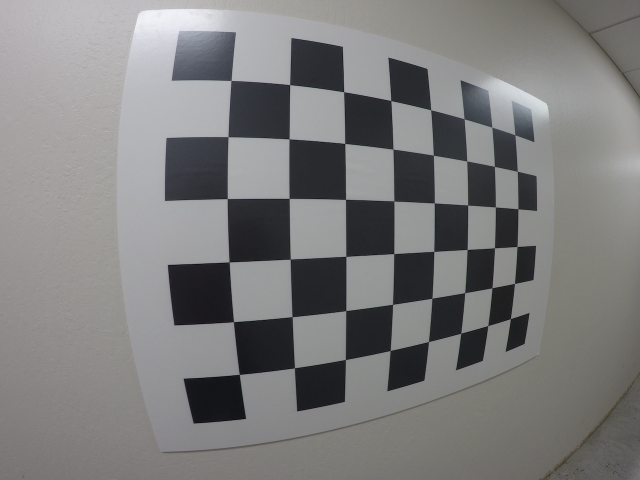
#> input picture calibration_wide/GOPR0032.jpg, 1280 x 960 px (shown at 1/2 size); its folder holds 5 pictures in this run
$ python camera_calibration.py
#> lines starting #> are read from the running program, lines starting #| are printed output that depends on the picture; after the words box and inside, x2 and y2 are one past the last pixel; in counts of white or black regions, pixels touching at a corner belong together
import os

import numpy as np
import cv2
import glob
import matplotlib.pyplot as plt
import pickle
from typing import cast

output_dir = './output'
# prepare object points, like (0,0,0), (1,0,0), (2,0,0) ....,(6,5,0)
objp = np.zeros((6*8,3), np.float32)
objp[:,:2] = np.mgrid[0:8, 0:6].T.reshape(-1,2)

# Arrays to store object points and image points from all the images.
objpoints = [] # 3d points in real world space
imgpoints = [] # 2d points in image plane.

# Make a list of calibration images
images = glob.glob('calibration_wide/GO*.jpg')
# Step through the list and search for chessboard corners
for idx, fname in enumerate(images):
    img = cv2.imread(fname)
#> img is the input picture: shape (960, 1280, 3); mean B, G, R 124.7, 124.9, 125.1
    gray = cv2.cvtColor(img, cv2.COLOR_BGR2GRAY)

    # Find the chessboard corners
    ret, corners = cv2.findChessboardCorners(gray, (8,6), None)
#> ret = True; corners = 48 rows, first 8: [462.6, 161.3], [579.9, 169.7], [687.9, 184.1], [782.3, 201.7], [862.1, 220.2], [928.7, 238.1], [984.4, 254.6], [1030.1, 270]

    # If found, add object points, image points
    if ret:
        objpoints.append(objp)
        imgpoints.append(corners)

        # Draw and display the corners
        cv2.drawChessboardCorners(img, (8,6), corners, ret)
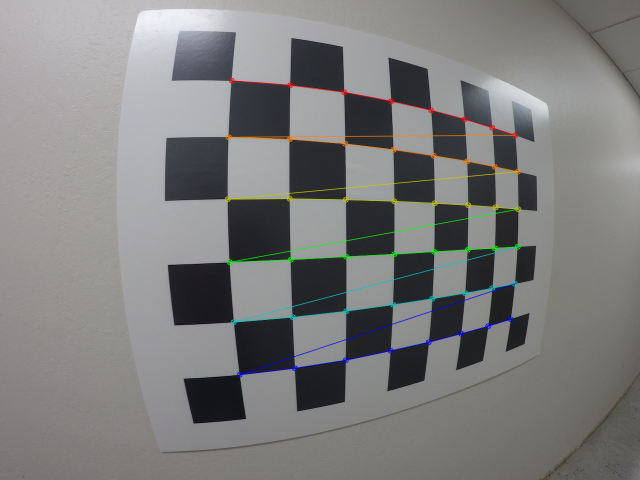
#> img: shape (960, 1280, 3) (shown at 1/2 size); 1.83% of pixels changed, all inside (x1, y1, x2, y2) = (449, 155, 1043, 756)
#> pass 2 of the loop `for idx, fname in enumerate(images):`:
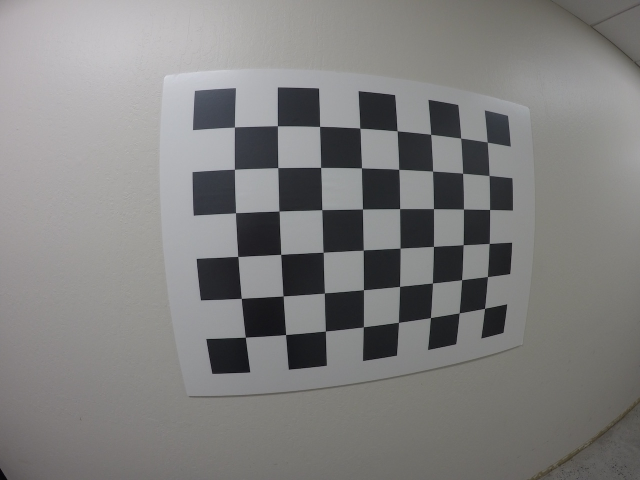
#> input picture calibration_wide/GOPR0033.jpg, 1280 x 960 px (shown at 1/2 size)
#> img is the input picture: shape (960, 1280, 3); mean B, G, R 126.8, 127.5, 128.1
#> corners = 48 rows, first 8: [469.4, 254.5], [555.3, 252.3], [639.7, 253.2], [720.3, 256.6], [794.7, 262.2], [861.9, 269], [922, 276.5], [974.9, 284.9]
#> `cv2.drawChessboardCorners(img, (8,6), corners, ret)`:
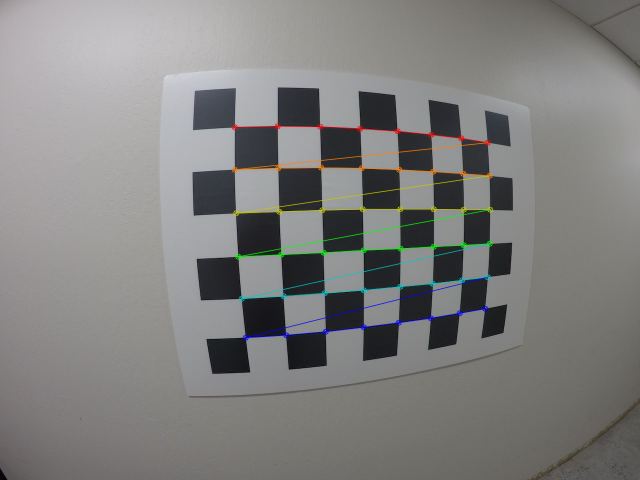
#> img: shape (960, 1280, 3) (shown at 1/2 size); 1.66% of pixels changed, all inside (x1, y1, x2, y2) = (463, 246, 987, 682)
#> pass 3 of the loop `for idx, fname in enumerate(images):`:
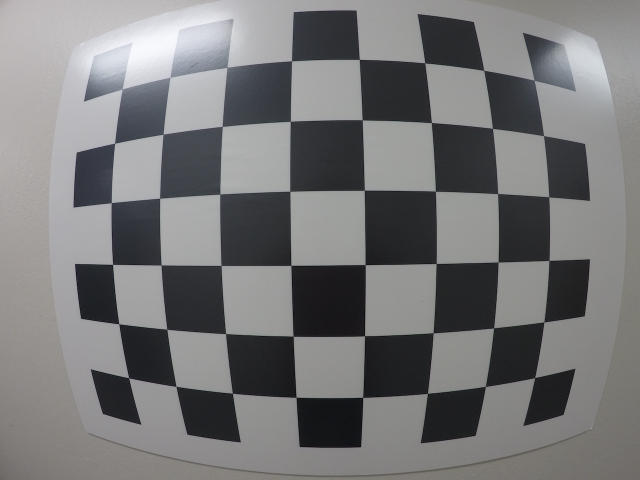
#> input picture calibration_wide/GOPR0034.jpg, 1280 x 960 px (shown at 1/2 size)
#> img is the input picture: shape (960, 1280, 3); mean B, G, R 120, 119.2, 119.1
#> corners = 48 rows, first 8: [244.7, 178.6], [340.3, 155.1], [454.6, 135], [583.6, 122], [719.1, 119.1], [849.8, 126.1], [968, 140.8], [1069.3, 161.3]
#> `cv2.drawChessboardCorners(img, (8,6), corners, ret)`:
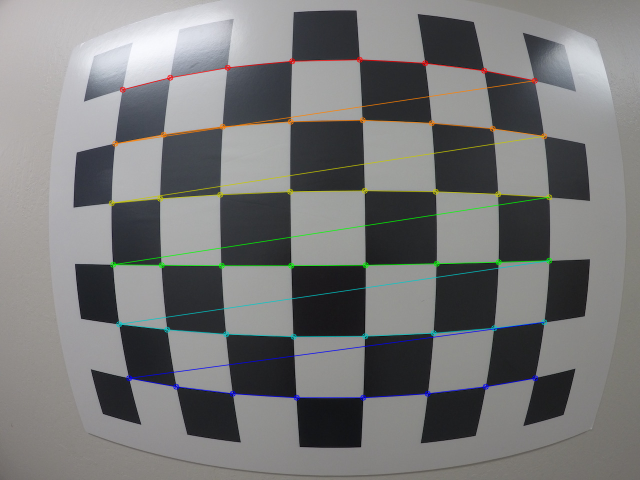
#> img: shape (960, 1280, 3) (shown at 1/2 size); 2.56% of pixels changed, all inside (x1, y1, x2, y2) = (217, 113, 1105, 802)
#> the loop made 4 passes; the first 3 are shown
        # [9 lines of commented-out code are left out]
img = cv2.imread('calibration_wide/test_image.jpg')
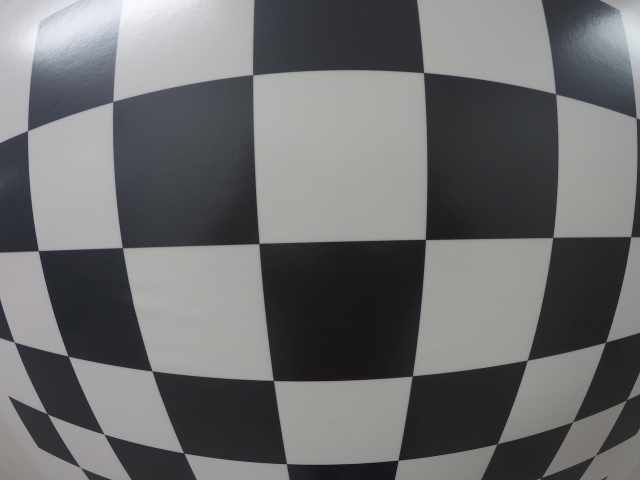
#> input picture calibration_wide/test_image.jpg, 1280 x 960 px (shown at 1/2 size)
#> img is the input picture: shape (960, 1280, 3); mean B, G, R 110.7, 109.5, 109.1
img_size = (img.shape[1], img.shape[0])
#> img_size = (1280, 960)

# Do camera calibration given object points and image points
ret, mtx, dist, rvecs, tvecs = cv2.calibrateCamera(objpoints, imgpoints, img_size,None,None)

print("camera intrinsic matrix = ", format(mtx))

dst = cv2.undistort(img, mtx, dist, None, mtx)
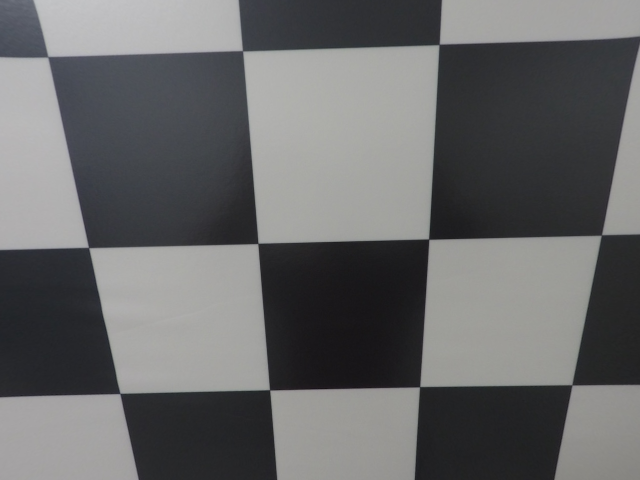
#> dst: shape (960, 1280, 3) (shown at 1/2 size); mean B, G, R 105.2, 104.4, 104
if not os.path.exists(output_dir):
    os.mkdir(output_dir)
cv2.imwrite("{}/test_undist.jpg".format(output_dir), dst)

# Save the camera calibration result for later use (we won't worry about rvecs / tvecs)
dist_pickle = {}
dist_pickle["mtx"] = mtx
dist_pickle["dist"] = dist
with open('{}/wide_dist_pickle.p'.format(output_dir), "wb") as fw:
    # noinspection PyTypeChecker
    pickle.dump(dist_pickle, fw, -1)
#dst = cv2.cvtColor(dst, cv2.COLOR_BGR2RGB)
# Visualize undistortion
f, (ax1, ax2) = plt.subplots(1, 2, figsize=(20, 10))
ax1.imshow(img)
ax1.set_title('Original Image', fontsize=30)
ax2.imshow(dst)
ax2.set_title('Undistorted Image', fontsize=30)

plt.show()
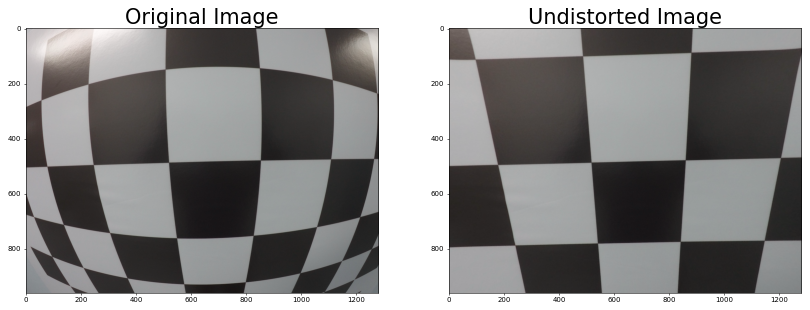
#> figure drawn by matplotlib, 2 panels; B, G, R data is drawn as R, G, B
